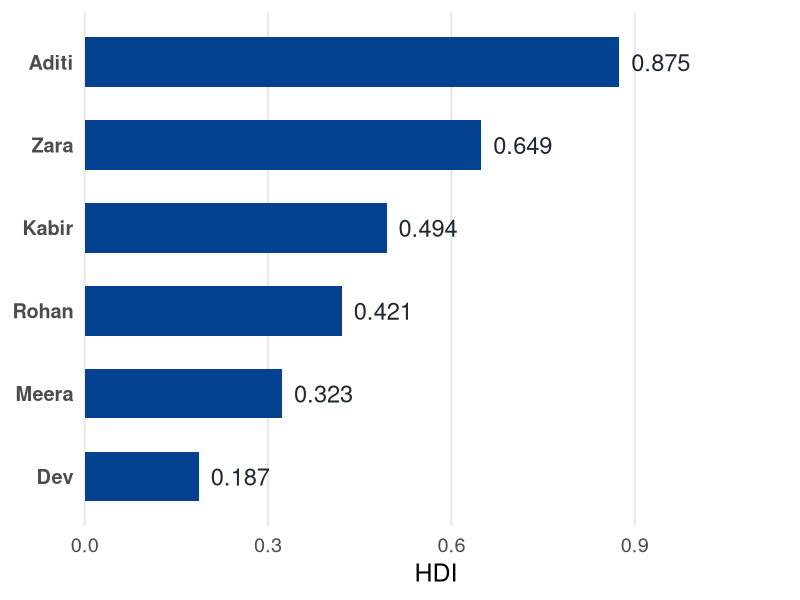

Source code (R):
## ---- chunk 1
#| label: fig-hdi-ranking
#| fig-width: 9
#| fig-height: 4

library(ggplot2)

students <- c("Aditi", "Zara", "Rohan", "Kabir", "Meera", "Dev")
hdi <- c(0.875, 0.649, 0.421, 0.494, 0.323, 0.187)   # from the table above

df <- data.frame(student = students, hdi = hdi)
df <- df[order(df$hdi), ]
df$student <- factor(df$student, levels = df$student)
df$label <- sprintf("%.3f", df$hdi)

ggplot(df, aes(x = student, y = hdi)) +
  geom_col(fill = "#044191", width = 0.6) +
  geom_text(aes(label = label), hjust = -0.2, size = 6, colour = "#1f2933") +
  coord_flip(clip = "off") +
  scale_y_continuous(limits = c(0, 1), expand = expansion(mult = c(0, 0.15))) +
  labs(x = NULL, y = "HDI") +
  theme_minimal(base_size = 18) +
  theme(panel.grid.major.y = element_blank(),
        panel.grid.minor = element_blank(),
        axis.text.y = element_text(face = "bold"))
